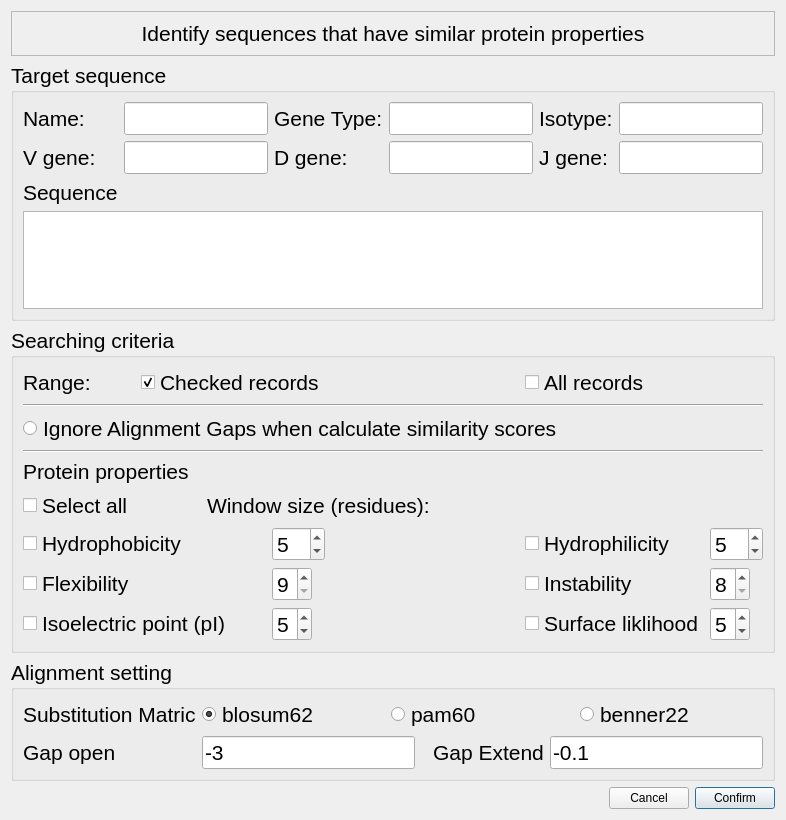
<?xml version="1.0" encoding="UTF-8"?>
<ui version="4.0">
 <class>ProteinSimilarDialog</class>
 <widget class="QDialog" name="ProteinSimilarDialog">
  <property name="geometry">
   <rect>
    <x>0</x>
    <y>0</y>
    <width>786</width>
    <height>820</height>
   </rect>
  </property>
  <property name="windowTitle">
   <string>Dialog</string>
  </property>
  <layout class="QGridLayout" name="gridLayout_4">
   <item row="0" column="0" colspan="3">
    <widget class="QFrame" name="frame">
     <property name="frameShape">
      <enum>QFrame::StyledPanel</enum>
     </property>
     <property name="frameShadow">
      <enum>QFrame::Raised</enum>
     </property>
     <layout class="QGridLayout" name="gridLayout">
      <item row="0" column="0">
       <widget class="QLabel" name="label">
        <property name="font">
         <font>
          <pointsize>16</pointsize>
         </font>
        </property>
        <property name="text">
         <string>Identify sequences that have similar protein properties</string>
        </property>
        <property name="alignment">
         <set>Qt::AlignCenter</set>
        </property>
       </widget>
      </item>
     </layout>
    </widget>
   </item>
   <item row="2" column="0" colspan="3">
    <widget class="QGroupBox" name="groupBox_2">
     <property name="font">
      <font>
       <pointsize>16</pointsize>
      </font>
     </property>
     <property name="title">
      <string>Searching criteria</string>
     </property>
     <layout class="QGridLayout" name="gridLayout_2">
      <item row="6" column="0" colspan="2">
       <widget class="QCheckBox" name="chkHydrophobicity">
        <property name="text">
         <string>Hydrophobicity</string>
        </property>
       </widget>
      </item>
      <item row="3" column="0" colspan="7">
       <widget class="Line" name="line_2">
        <property name="orientation">
         <enum>Qt::Horizontal</enum>
        </property>
       </widget>
      </item>
      <item row="6" column="5">
       <widget class="QCheckBox" name="chkHydrophilicity">
        <property name="text">
         <string>Hydrophilicity</string>
        </property>
       </widget>
      </item>
      <item row="7" column="6">
       <widget class="QSpinBox" name="spnInstability">
        <property name="minimumSize">
         <size>
          <width>40</width>
          <height>0</height>
         </size>
        </property>
        <property name="maximumSize">
         <size>
          <width>40</width>
          <height>16777215</height>
         </size>
        </property>
        <property name="minimum">
         <number>8</number>
        </property>
        <property name="maximum">
         <number>99</number>
        </property>
        <property name="value">
         <number>8</number>
        </property>
       </widget>
      </item>
      <item row="0" column="0">
       <widget class="QLabel" name="label_4">
        <property name="text">
         <string>Range:</string>
        </property>
       </widget>
      </item>
      <item row="7" column="5">
       <widget class="QCheckBox" name="chkInstability">
        <property name="text">
         <string>Instability</string>
        </property>
       </widget>
      </item>
      <item row="8" column="3">
       <widget class="QSpinBox" name="spnpI">
        <property name="minimumSize">
         <size>
          <width>40</width>
          <height>0</height>
         </size>
        </property>
        <property name="maximumSize">
         <size>
          <width>40</width>
          <height>16777215</height>
         </size>
        </property>
        <property name="minimum">
         <number>2</number>
        </property>
        <property name="maximum">
         <number>20</number>
        </property>
        <property name="value">
         <number>5</number>
        </property>
       </widget>
      </item>
      <item row="5" column="0" colspan="2">
       <widget class="QCheckBox" name="chkSelectAllProt">
        <property name="text">
         <string>Select all</string>
        </property>
       </widget>
      </item>
      <item row="0" column="1" colspan="3">
       <widget class="QCheckBox" name="checkBoxCheckRecords">
        <property name="text">
         <string>Checked records</string>
        </property>
        <property name="checked">
         <bool>true</bool>
        </property>
        <property name="autoExclusive">
         <bool>true</bool>
        </property>
        <attribute name="buttonGroup">
         <string notr="true">buttonGroup</string>
        </attribute>
       </widget>
      </item>
      <item row="4" column="0" colspan="7">
       <widget class="QLabel" name="label_5">
        <property name="text">
         <string>Protein properties</string>
        </property>
       </widget>
      </item>
      <item row="8" column="5">
       <widget class="QCheckBox" name="chkSurface">
        <property name="text">
         <string>Surface liklihood</string>
        </property>
       </widget>
      </item>
      <item row="6" column="3">
       <widget class="QSpinBox" name="spnHydrophobicity">
        <property name="minimumSize">
         <size>
          <width>40</width>
          <height>0</height>
         </size>
        </property>
        <property name="maximumSize">
         <size>
          <width>100</width>
          <height>16777215</height>
         </size>
        </property>
        <property name="minimum">
         <number>2</number>
        </property>
        <property name="maximum">
         <number>20</number>
        </property>
        <property name="value">
         <number>5</number>
        </property>
       </widget>
      </item>
      <item row="2" column="0" colspan="7">
       <widget class="QRadioButton" name="radioButtonIgnoreGap">
        <property name="text">
         <string>Ignore Alignment Gaps when calculate similarity scores</string>
        </property>
       </widget>
      </item>
      <item row="6" column="4">
       <spacer name="horizontalSpacer_2">
        <property name="orientation">
         <enum>Qt::Horizontal</enum>
        </property>
        <property name="sizeHint" stdset="0">
         <size>
          <width>40</width>
          <height>20</height>
         </size>
        </property>
       </spacer>
      </item>
      <item row="5" column="2" colspan="5">
       <widget class="QLabel" name="label_10">
        <property name="text">
         <string>Window size (residues):</string>
        </property>
       </widget>
      </item>
      <item row="8" column="6">
       <widget class="QSpinBox" name="spnSurface">
        <property name="minimumSize">
         <size>
          <width>40</width>
          <height>0</height>
         </size>
        </property>
        <property name="maximumSize">
         <size>
          <width>40</width>
          <height>16777215</height>
         </size>
        </property>
        <property name="minimum">
         <number>2</number>
        </property>
        <property name="maximum">
         <number>20</number>
        </property>
        <property name="value">
         <number>5</number>
        </property>
       </widget>
      </item>
      <item row="6" column="6">
       <widget class="QSpinBox" name="spnHydrophilicity">
        <property name="minimumSize">
         <size>
          <width>40</width>
          <height>0</height>
         </size>
        </property>
        <property name="maximumSize">
         <size>
          <width>100</width>
          <height>16777215</height>
         </size>
        </property>
        <property name="minimum">
         <number>2</number>
        </property>
        <property name="maximum">
         <number>20</number>
        </property>
        <property name="value">
         <number>5</number>
        </property>
       </widget>
      </item>
      <item row="8" column="0" colspan="3">
       <widget class="QCheckBox" name="chkpI">
        <property name="text">
         <string>Isoelectric point (pI)</string>
        </property>
       </widget>
      </item>
      <item row="7" column="0">
       <widget class="QCheckBox" name="chkFlexibility">
        <property name="text">
         <string>Flexibility</string>
        </property>
       </widget>
      </item>
      <item row="7" column="3">
       <widget class="QSpinBox" name="spnFlexibility">
        <property name="minimumSize">
         <size>
          <width>40</width>
          <height>0</height>
         </size>
        </property>
        <property name="maximumSize">
         <size>
          <width>40</width>
          <height>16777215</height>
         </size>
        </property>
        <property name="minimum">
         <number>9</number>
        </property>
        <property name="maximum">
         <number>20</number>
        </property>
        <property name="value">
         <number>9</number>
        </property>
       </widget>
      </item>
      <item row="0" column="5">
       <widget class="QCheckBox" name="checkBoxAllRecords">
        <property name="text">
         <string>All records</string>
        </property>
        <attribute name="buttonGroup">
         <string notr="true">buttonGroup</string>
        </attribute>
       </widget>
      </item>
      <item row="1" column="0" colspan="7">
       <widget class="Line" name="line">
        <property name="orientation">
         <enum>Qt::Horizontal</enum>
        </property>
       </widget>
      </item>
     </layout>
    </widget>
   </item>
   <item row="4" column="1">
    <widget class="QPushButton" name="pushButtonCancel">
     <property name="text">
      <string>Cancel</string>
     </property>
    </widget>
   </item>
   <item row="4" column="2">
    <widget class="QPushButton" name="pushButtonConfirm">
     <property name="text">
      <string>Confirm</string>
     </property>
     <property name="default">
      <bool>true</bool>
     </property>
    </widget>
   </item>
   <item row="4" column="0">
    <spacer name="horizontalSpacer">
     <property name="orientation">
      <enum>Qt::Horizontal</enum>
     </property>
     <property name="sizeHint" stdset="0">
      <size>
       <width>583</width>
       <height>20</height>
      </size>
     </property>
    </spacer>
   </item>
   <item row="1" column="0" colspan="3">
    <widget class="QGroupBox" name="groupBox">
     <property name="font">
      <font>
       <pointsize>16</pointsize>
      </font>
     </property>
     <property name="title">
      <string>Target sequence</string>
     </property>
     <layout class="QGridLayout" name="gridLayout_3">
      <item row="0" column="3">
       <widget class="QLineEdit" name="lineEditGeneType">
        <property name="readOnly">
         <bool>true</bool>
        </property>
       </widget>
      </item>
      <item row="1" column="5">
       <widget class="QLineEdit" name="lineEditJgene"/>
      </item>
      <item row="0" column="0">
       <widget class="QLabel" name="label_2">
        <property name="text">
         <string>Name:</string>
        </property>
       </widget>
      </item>
      <item row="0" column="5">
       <widget class="QLineEdit" name="lineEditIsotype">
        <property name="readOnly">
         <bool>true</bool>
        </property>
       </widget>
      </item>
      <item row="1" column="0">
       <widget class="QLabel" name="label_8">
        <property name="text">
         <string>V gene:</string>
        </property>
       </widget>
      </item>
      <item row="1" column="2">
       <widget class="QLabel" name="label_9">
        <property name="text">
         <string>D gene:</string>
        </property>
       </widget>
      </item>
      <item row="0" column="4">
       <widget class="QLabel" name="label_6">
        <property name="text">
         <string>Isotype:</string>
        </property>
       </widget>
      </item>
      <item row="3" column="0" colspan="6">
       <widget class="QTextEdit" name="textEdit">
        <property name="maximumSize">
         <size>
          <width>16777215</width>
          <height>16777215</height>
         </size>
        </property>
        <property name="readOnly">
         <bool>true</bool>
        </property>
       </widget>
      </item>
      <item row="0" column="1">
       <widget class="QLineEdit" name="lineEditName">
        <property name="readOnly">
         <bool>true</bool>
        </property>
       </widget>
      </item>
      <item row="0" column="2">
       <widget class="QLabel" name="label_3">
        <property name="text">
         <string>Gene Type:</string>
        </property>
       </widget>
      </item>
      <item row="1" column="1">
       <widget class="QLineEdit" name="lineEditVgene"/>
      </item>
      <item row="1" column="4">
       <widget class="QLabel" name="label_11">
        <property name="text">
         <string>J gene:</string>
        </property>
       </widget>
      </item>
      <item row="2" column="0">
       <widget class="QLabel" name="label_7">
        <property name="text">
         <string>Sequence</string>
        </property>
       </widget>
      </item>
      <item row="1" column="3">
       <widget class="QLineEdit" name="lineEditDgene"/>
      </item>
     </layout>
    </widget>
   </item>
   <item row="3" column="0" colspan="3">
    <widget class="QGroupBox" name="groupBox_3">
     <property name="font">
      <font>
       <pointsize>16</pointsize>
      </font>
     </property>
     <property name="title">
      <string>Alignment setting</string>
     </property>
     <layout class="QGridLayout" name="gridLayout_5">
      <item row="1" column="0">
       <widget class="QLabel" name="label_13">
        <property name="text">
         <string>Gap open</string>
        </property>
       </widget>
      </item>
      <item row="0" column="0">
       <widget class="QLabel" name="label_12">
        <property name="text">
         <string>Substitution Matric</string>
        </property>
       </widget>
      </item>
      <item row="1" column="5">
       <widget class="QLabel" name="label_14">
        <property name="text">
         <string>Gap Extend</string>
        </property>
       </widget>
      </item>
      <item row="1" column="6">
       <widget class="QLineEdit" name="lineEditGapExtend">
        <property name="text">
         <string>-0.1</string>
        </property>
       </widget>
      </item>
      <item row="1" column="2">
       <widget class="QLineEdit" name="lineEditGapopen">
        <property name="text">
         <string>-3</string>
        </property>
       </widget>
      </item>
      <item row="0" column="2" colspan="5">
       <layout class="QHBoxLayout" name="horizontalLayout">
        <item>
         <widget class="QRadioButton" name="radioButtonblosum62">
          <property name="text">
           <string>blosum62</string>
          </property>
          <property name="checked">
           <bool>true</bool>
          </property>
          <attribute name="buttonGroup">
           <string notr="true">buttonGroup_2</string>
          </attribute>
         </widget>
        </item>
        <item>
         <widget class="QRadioButton" name="radioButtonpam60">
          <property name="text">
           <string>pam60</string>
          </property>
          <attribute name="buttonGroup">
           <string notr="true">buttonGroup_2</string>
          </attribute>
         </widget>
        </item>
        <item>
         <widget class="QRadioButton" name="radioButtonbenner22">
          <property name="text">
           <string>benner22</string>
          </property>
          <attribute name="buttonGroup">
           <string notr="true">buttonGroup_2</string>
          </attribute>
         </widget>
        </item>
       </layout>
      </item>
     </layout>
    </widget>
   </item>
  </layout>
 </widget>
 <resources/>
 <connections/>
 <buttongroups>
  <buttongroup name="buttonGroup"/>
  <buttongroup name="buttonGroup_2"/>
 </buttongroups>
</ui>
